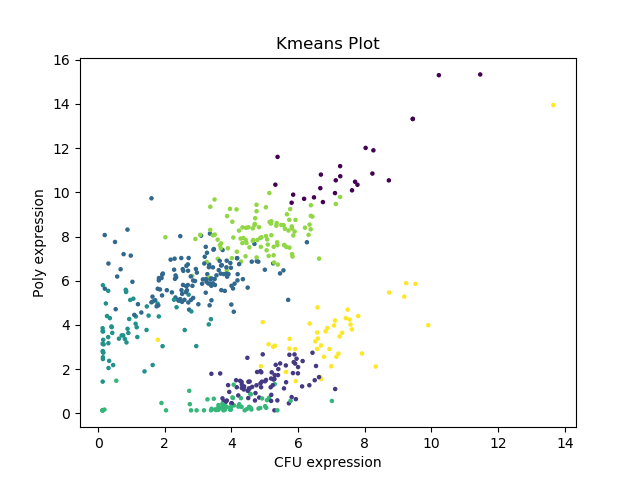

Source code (Python):
#!/usr/bin/env python3

import sys
import matplotlib.pyplot as plt
import numpy as np
import math
import seaborn as sns
import pandas as pd
from sklearn.cluster import KMeans
from scipy.cluster.hierarchy import ward, dendrogram, linkage, leaves_list, fcluster
from scipy.spatial.distance import pdist

"usage: "
#kmeans.py hema_text.txt

import numpy as np
from sklearn.cluster import KMeans

d = pd.read_csv('hema_data.txt', sep="\t", index_col='gene')
df = pd.DataFrame(data=d)


kmeans = KMeans(n_clusters=7)
kmeans.fit(df)
y_kmeans = kmeans.predict(df)

plt.figure()
plt.title("Kmeans Plot")
plt.scatter(df["CFU"], df['poly'], c=y_kmeans, s=5, cmap='viridis')
plt.ylabel("Poly expression")
plt.xlabel("CFU expression")
plt.savefig("kmeans.png")
plt.close()